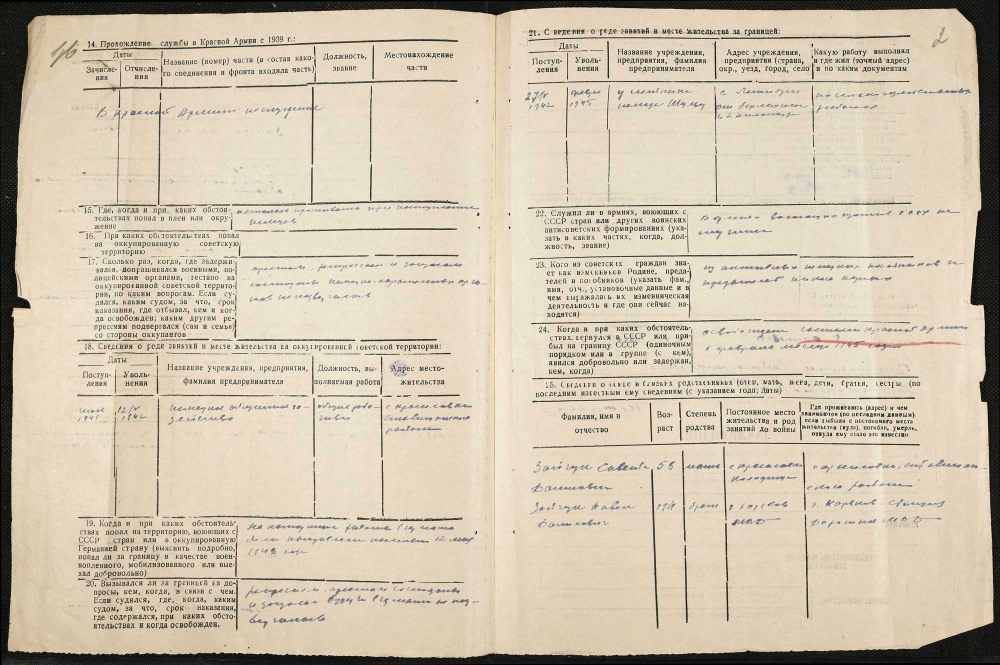
#> input picture case/inputs/A-0098-dako-filtr-varvara-p25.jpg, 2000 x 1329 px (shown at 1/2 size)
$ python side.py ../../case/inputs/A-0098-dako-filtr-varvara-p25.jpg
#> lines starting #> are read from the running program, lines starting #| are printed output that depends on the picture
import sys
from PIL import Image, ImageStat
def first_line(path):
    im=Image.open(path).convert("L").resize((480,360))
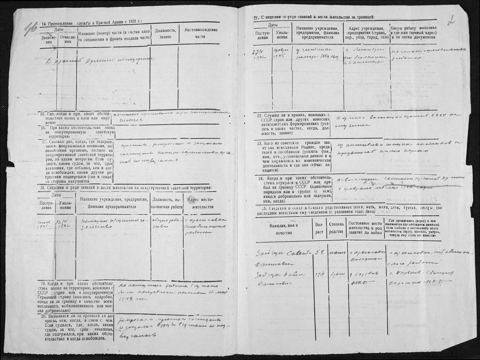
#> im: PIL image 480x360 L; min 0, max 239, mean 196.2
    mean=ImageStat.Stat(im).mean[0]; thr=mean-40
#> after `mean = ImageStat.Stat(im).mean[0]`: mean = 196.2
#> after `thr = mean - 40`: thr = 156.2
    px=im.load(); ys=[]
    for y in range(360):
        c=sum(1 for x in range(48,432) if px[x,y]<thr)
        if c/384>0.55: ys.append(y)
#> this loop made 360 passes
#> c on passes 1 to 3: 384, 384, 384
#> after the loop, ys = [0, 1, 2, 3, 4, 5, 354, 355, 356, 357, 358, 359]
    return (round(ys[0]/360,2) if ys else None), len(ys)
if __name__=="__main__":
    for p in sys.argv[1:]:
        print(p.split('/')[-1], first_line(p))
